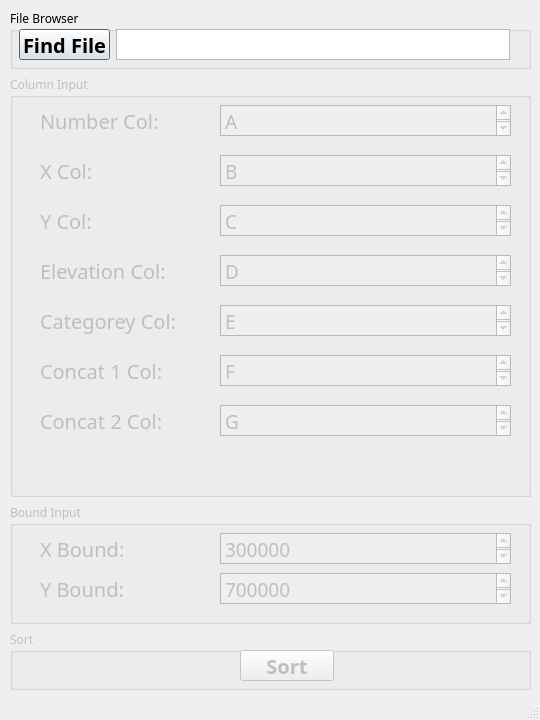
<?xml version="1.0" encoding="UTF-8"?>
<ui version="4.0">
 <class>MainWindow</class>
 <widget class="QMainWindow" name="MainWindow">
  <property name="enabled">
   <bool>true</bool>
  </property>
  <property name="minimumSize">
   <size>
    <width>540</width>
    <height>720</height>
   </size>
  </property>
  <property name="font">
   <font>
    <family>Segoe Print</family>
   </font>
  </property>
  <property name="windowTitle">
   <string>MainWindow</string>
  </property>
  <widget class="QWidget" name="centralwidget">
   <widget class="QWidget" name="verticalLayoutWidget">
    <property name="geometry">
     <rect>
      <x>0</x>
      <y>-1</y>
      <width>541</width>
      <height>701</height>
     </rect>
    </property>
    <layout class="QVBoxLayout" name="verticalLayout" stretch="1,7,2,1">
     <property name="sizeConstraint">
      <enum>QLayout::SetDefaultConstraint</enum>
     </property>
     <property name="leftMargin">
      <number>10</number>
     </property>
     <property name="topMargin">
      <number>10</number>
     </property>
     <property name="rightMargin">
      <number>10</number>
     </property>
     <property name="bottomMargin">
      <number>10</number>
     </property>
     <item>
      <widget class="QGroupBox" name="groupBoxFileBrowser">
       <property name="title">
        <string>File Browser</string>
       </property>
       <widget class="QWidget" name="horizontalLayoutWidget">
        <property name="geometry">
         <rect>
          <x>-1</x>
          <y>10</y>
          <width>511</width>
          <height>51</height>
         </rect>
        </property>
        <layout class="QHBoxLayout" name="horizontalLayoutFileBrowser">
         <property name="leftMargin">
          <number>10</number>
         </property>
         <property name="topMargin">
          <number>10</number>
         </property>
         <property name="rightMargin">
          <number>10</number>
         </property>
         <property name="bottomMargin">
          <number>10</number>
         </property>
         <item>
          <widget class="QPushButton" name="btnFileBrowser">
           <property name="font">
            <font>
             <family>Segoe Print</family>
             <pointsize>15</pointsize>
             <weight>75</weight>
             <italic>false</italic>
             <bold>true</bold>
            </font>
           </property>
           <property name="statusTip">
            <string>Broser for Excel(.xlsx) Files (Ctrl + F)</string>
           </property>
           <property name="text">
            <string>Find File</string>
           </property>
           <property name="default">
            <bool>true</bool>
           </property>
           <property name="flat">
            <bool>false</bool>
           </property>
          </widget>
         </item>
         <item>
          <widget class="QTextEdit" name="textEdit">
           <property name="readOnly">
            <bool>true</bool>
           </property>
           <property name="acceptRichText">
            <bool>true</bool>
           </property>
          </widget>
         </item>
        </layout>
       </widget>
      </widget>
     </item>
     <item>
      <widget class="QGroupBox" name="groupBoxColumnInput">
       <property name="enabled">
        <bool>false</bool>
       </property>
       <property name="title">
        <string>Column Input</string>
       </property>
       <widget class="QTextEdit" name="txtColNum">
        <property name="geometry">
         <rect>
          <x>210</x>
          <y>30</y>
          <width>291</width>
          <height>31</height>
         </rect>
        </property>
        <property name="font">
         <font>
          <family>Segoe Print</family>
          <pointsize>15</pointsize>
         </font>
        </property>
        <property name="statusTip">
         <string>Column Value of Number</string>
        </property>
        <property name="html">
         <string>&lt;!DOCTYPE HTML PUBLIC &quot;-//W3C//DTD HTML 4.0//EN&quot; &quot;http://www.w3.org/TR/REC-html40/strict.dtd&quot;&gt;
&lt;html&gt;&lt;head&gt;&lt;meta name=&quot;qrichtext&quot; content=&quot;1&quot; /&gt;&lt;style type=&quot;text/css&quot;&gt;
p, li { white-space: pre-wrap; }
&lt;/style&gt;&lt;/head&gt;&lt;body style=&quot; font-family:'Segoe Print','Segoe Print'; font-size:15pt; font-weight:400; font-style:normal;&quot;&gt;
&lt;p style=&quot; margin-top:0px; margin-bottom:0px; margin-left:0px; margin-right:0px; -qt-block-indent:0; text-indent:0px;&quot;&gt;&lt;span style=&quot; font-family:'Segoe Print'; font-size:14pt;&quot;&gt;A&lt;/span&gt;&lt;/p&gt;&lt;/body&gt;&lt;/html&gt;</string>
        </property>
       </widget>
       <widget class="QLabel" name="lblColNum">
        <property name="geometry">
         <rect>
          <x>30</x>
          <y>30</y>
          <width>181</width>
          <height>31</height>
         </rect>
        </property>
        <property name="font">
         <font>
          <family>Segoe Print</family>
          <pointsize>15</pointsize>
         </font>
        </property>
        <property name="text">
         <string>Number Col:</string>
        </property>
       </widget>
       <widget class="QTextEdit" name="txtColX">
        <property name="geometry">
         <rect>
          <x>210</x>
          <y>80</y>
          <width>291</width>
          <height>31</height>
         </rect>
        </property>
        <property name="font">
         <font>
          <family>Segoe Print</family>
          <pointsize>15</pointsize>
         </font>
        </property>
        <property name="statusTip">
         <string>Column Value of X</string>
        </property>
        <property name="documentTitle">
         <string/>
        </property>
        <property name="html">
         <string>&lt;!DOCTYPE HTML PUBLIC &quot;-//W3C//DTD HTML 4.0//EN&quot; &quot;http://www.w3.org/TR/REC-html40/strict.dtd&quot;&gt;
&lt;html&gt;&lt;head&gt;&lt;meta name=&quot;qrichtext&quot; content=&quot;1&quot; /&gt;&lt;style type=&quot;text/css&quot;&gt;
p, li { white-space: pre-wrap; }
&lt;/style&gt;&lt;/head&gt;&lt;body style=&quot; font-family:'Segoe Print','Segoe Print'; font-size:15pt; font-weight:400; font-style:normal;&quot;&gt;
&lt;p style=&quot; margin-top:0px; margin-bottom:0px; margin-left:0px; margin-right:0px; -qt-block-indent:0; text-indent:0px;&quot;&gt;&lt;span style=&quot; font-family:'Segoe Print'; font-size:14pt;&quot;&gt;B&lt;/span&gt;&lt;/p&gt;&lt;/body&gt;&lt;/html&gt;</string>
        </property>
       </widget>
       <widget class="QLabel" name="lblColX">
        <property name="geometry">
         <rect>
          <x>30</x>
          <y>80</y>
          <width>181</width>
          <height>31</height>
         </rect>
        </property>
        <property name="font">
         <font>
          <family>Segoe Print</family>
          <pointsize>15</pointsize>
         </font>
        </property>
        <property name="text">
         <string>X Col:</string>
        </property>
       </widget>
       <widget class="QTextEdit" name="txtColY">
        <property name="geometry">
         <rect>
          <x>210</x>
          <y>130</y>
          <width>291</width>
          <height>31</height>
         </rect>
        </property>
        <property name="font">
         <font>
          <family>Segoe Print</family>
          <pointsize>15</pointsize>
         </font>
        </property>
        <property name="statusTip">
         <string>Column Value of Y</string>
        </property>
        <property name="html">
         <string>&lt;!DOCTYPE HTML PUBLIC &quot;-//W3C//DTD HTML 4.0//EN&quot; &quot;http://www.w3.org/TR/REC-html40/strict.dtd&quot;&gt;
&lt;html&gt;&lt;head&gt;&lt;meta name=&quot;qrichtext&quot; content=&quot;1&quot; /&gt;&lt;style type=&quot;text/css&quot;&gt;
p, li { white-space: pre-wrap; }
&lt;/style&gt;&lt;/head&gt;&lt;body style=&quot; font-family:'Segoe Print','Segoe Print'; font-size:15pt; font-weight:400; font-style:normal;&quot;&gt;
&lt;p style=&quot; margin-top:0px; margin-bottom:0px; margin-left:0px; margin-right:0px; -qt-block-indent:0; text-indent:0px;&quot;&gt;&lt;span style=&quot; font-family:'Segoe Print'; font-size:14pt;&quot;&gt;C&lt;/span&gt;&lt;/p&gt;&lt;/body&gt;&lt;/html&gt;</string>
        </property>
       </widget>
       <widget class="QLabel" name="lblColNum_3">
        <property name="geometry">
         <rect>
          <x>30</x>
          <y>130</y>
          <width>181</width>
          <height>31</height>
         </rect>
        </property>
        <property name="font">
         <font>
          <family>Segoe Print</family>
          <pointsize>15</pointsize>
         </font>
        </property>
        <property name="text">
         <string>Y Col:</string>
        </property>
       </widget>
       <widget class="QTextEdit" name="txtColEle">
        <property name="geometry">
         <rect>
          <x>210</x>
          <y>180</y>
          <width>291</width>
          <height>31</height>
         </rect>
        </property>
        <property name="font">
         <font>
          <family>Segoe Print</family>
          <pointsize>15</pointsize>
         </font>
        </property>
        <property name="statusTip">
         <string>Column Value of Elevation</string>
        </property>
        <property name="html">
         <string>&lt;!DOCTYPE HTML PUBLIC &quot;-//W3C//DTD HTML 4.0//EN&quot; &quot;http://www.w3.org/TR/REC-html40/strict.dtd&quot;&gt;
&lt;html&gt;&lt;head&gt;&lt;meta name=&quot;qrichtext&quot; content=&quot;1&quot; /&gt;&lt;style type=&quot;text/css&quot;&gt;
p, li { white-space: pre-wrap; }
&lt;/style&gt;&lt;/head&gt;&lt;body style=&quot; font-family:'Segoe Print','Segoe Print'; font-size:15pt; font-weight:400; font-style:normal;&quot;&gt;
&lt;p style=&quot; margin-top:0px; margin-bottom:0px; margin-left:0px; margin-right:0px; -qt-block-indent:0; text-indent:0px;&quot;&gt;&lt;span style=&quot; font-family:'Segoe Print'; font-size:14pt;&quot;&gt;D&lt;/span&gt;&lt;/p&gt;&lt;/body&gt;&lt;/html&gt;</string>
        </property>
       </widget>
       <widget class="QLabel" name="lblColNum_4">
        <property name="geometry">
         <rect>
          <x>30</x>
          <y>180</y>
          <width>181</width>
          <height>31</height>
         </rect>
        </property>
        <property name="font">
         <font>
          <family>Segoe Print</family>
          <pointsize>15</pointsize>
         </font>
        </property>
        <property name="text">
         <string>Elevation Col:</string>
        </property>
       </widget>
       <widget class="QLabel" name="lblColNum_5">
        <property name="geometry">
         <rect>
          <x>30</x>
          <y>230</y>
          <width>181</width>
          <height>31</height>
         </rect>
        </property>
        <property name="font">
         <font>
          <family>Segoe Print</family>
          <pointsize>15</pointsize>
         </font>
        </property>
        <property name="text">
         <string>Categorey Col:</string>
        </property>
       </widget>
       <widget class="QTextEdit" name="txtColCat">
        <property name="geometry">
         <rect>
          <x>210</x>
          <y>230</y>
          <width>291</width>
          <height>31</height>
         </rect>
        </property>
        <property name="font">
         <font>
          <family>Segoe Print</family>
          <pointsize>15</pointsize>
         </font>
        </property>
        <property name="statusTip">
         <string>Column Value of Categorey(Type)</string>
        </property>
        <property name="html">
         <string>&lt;!DOCTYPE HTML PUBLIC &quot;-//W3C//DTD HTML 4.0//EN&quot; &quot;http://www.w3.org/TR/REC-html40/strict.dtd&quot;&gt;
&lt;html&gt;&lt;head&gt;&lt;meta name=&quot;qrichtext&quot; content=&quot;1&quot; /&gt;&lt;style type=&quot;text/css&quot;&gt;
p, li { white-space: pre-wrap; }
&lt;/style&gt;&lt;/head&gt;&lt;body style=&quot; font-family:'Segoe Print','Segoe Print'; font-size:15pt; font-weight:400; font-style:normal;&quot;&gt;
&lt;p style=&quot; margin-top:0px; margin-bottom:0px; margin-left:0px; margin-right:0px; -qt-block-indent:0; text-indent:0px;&quot;&gt;&lt;span style=&quot; font-family:'Segoe Print'; font-size:14pt;&quot;&gt;E&lt;/span&gt;&lt;/p&gt;&lt;/body&gt;&lt;/html&gt;</string>
        </property>
       </widget>
       <widget class="QLabel" name="lblColNum_6">
        <property name="geometry">
         <rect>
          <x>30</x>
          <y>330</y>
          <width>181</width>
          <height>31</height>
         </rect>
        </property>
        <property name="font">
         <font>
          <family>Segoe Print</family>
          <pointsize>15</pointsize>
         </font>
        </property>
        <property name="text">
         <string>Concat 2 Col:</string>
        </property>
       </widget>
       <widget class="QTextEdit" name="txtColConcat2">
        <property name="geometry">
         <rect>
          <x>210</x>
          <y>330</y>
          <width>291</width>
          <height>31</height>
         </rect>
        </property>
        <property name="font">
         <font>
          <family>Segoe Print</family>
          <pointsize>15</pointsize>
         </font>
        </property>
        <property name="statusTip">
         <string>Column Value of First Concatenation</string>
        </property>
        <property name="html">
         <string>&lt;!DOCTYPE HTML PUBLIC &quot;-//W3C//DTD HTML 4.0//EN&quot; &quot;http://www.w3.org/TR/REC-html40/strict.dtd&quot;&gt;
&lt;html&gt;&lt;head&gt;&lt;meta name=&quot;qrichtext&quot; content=&quot;1&quot; /&gt;&lt;style type=&quot;text/css&quot;&gt;
p, li { white-space: pre-wrap; }
&lt;/style&gt;&lt;/head&gt;&lt;body style=&quot; font-family:'Segoe Print','Segoe Print'; font-size:15pt; font-weight:400; font-style:normal;&quot;&gt;
&lt;p style=&quot; margin-top:0px; margin-bottom:0px; margin-left:0px; margin-right:0px; -qt-block-indent:0; text-indent:0px;&quot;&gt;&lt;span style=&quot; font-size:14pt;&quot;&gt;G&lt;/span&gt;&lt;/p&gt;&lt;/body&gt;&lt;/html&gt;</string>
        </property>
       </widget>
       <widget class="QLabel" name="lblColNum_7">
        <property name="geometry">
         <rect>
          <x>30</x>
          <y>280</y>
          <width>181</width>
          <height>31</height>
         </rect>
        </property>
        <property name="font">
         <font>
          <family>Segoe Print</family>
          <pointsize>15</pointsize>
         </font>
        </property>
        <property name="text">
         <string>Concat 1 Col:</string>
        </property>
       </widget>
       <widget class="QTextEdit" name="txtColConcat1">
        <property name="geometry">
         <rect>
          <x>210</x>
          <y>280</y>
          <width>291</width>
          <height>31</height>
         </rect>
        </property>
        <property name="font">
         <font>
          <family>Segoe Print</family>
          <pointsize>15</pointsize>
         </font>
        </property>
        <property name="statusTip">
         <string>Column Value of First Concatenation</string>
        </property>
        <property name="html">
         <string>&lt;!DOCTYPE HTML PUBLIC &quot;-//W3C//DTD HTML 4.0//EN&quot; &quot;http://www.w3.org/TR/REC-html40/strict.dtd&quot;&gt;
&lt;html&gt;&lt;head&gt;&lt;meta name=&quot;qrichtext&quot; content=&quot;1&quot; /&gt;&lt;style type=&quot;text/css&quot;&gt;
p, li { white-space: pre-wrap; }
&lt;/style&gt;&lt;/head&gt;&lt;body style=&quot; font-family:'Segoe Print','Segoe Print'; font-size:15pt; font-weight:400; font-style:normal;&quot;&gt;
&lt;p style=&quot; margin-top:0px; margin-bottom:0px; margin-left:0px; margin-right:0px; -qt-block-indent:0; text-indent:0px;&quot;&gt;&lt;span style=&quot; font-size:14pt;&quot;&gt;F&lt;/span&gt;&lt;/p&gt;&lt;/body&gt;&lt;/html&gt;</string>
        </property>
       </widget>
      </widget>
     </item>
     <item>
      <widget class="QGroupBox" name="groupBoxBoundInput">
       <property name="enabled">
        <bool>false</bool>
       </property>
       <property name="title">
        <string>Bound Input</string>
       </property>
       <widget class="QTextEdit" name="txtXBound">
        <property name="geometry">
         <rect>
          <x>210</x>
          <y>30</y>
          <width>291</width>
          <height>31</height>
         </rect>
        </property>
        <property name="font">
         <font>
          <family>Segoe Print</family>
          <pointsize>15</pointsize>
         </font>
        </property>
        <property name="statusTip">
         <string>The Bound Value of X</string>
        </property>
        <property name="html">
         <string>&lt;!DOCTYPE HTML PUBLIC &quot;-//W3C//DTD HTML 4.0//EN&quot; &quot;http://www.w3.org/TR/REC-html40/strict.dtd&quot;&gt;
&lt;html&gt;&lt;head&gt;&lt;meta name=&quot;qrichtext&quot; content=&quot;1&quot; /&gt;&lt;style type=&quot;text/css&quot;&gt;
p, li { white-space: pre-wrap; }
&lt;/style&gt;&lt;/head&gt;&lt;body style=&quot; font-family:'Segoe Print','Segoe Print'; font-size:15pt; font-weight:400; font-style:normal;&quot;&gt;
&lt;p style=&quot; margin-top:0px; margin-bottom:0px; margin-left:0px; margin-right:0px; -qt-block-indent:0; text-indent:0px;&quot;&gt;&lt;span style=&quot; font-family:'Segoe Print'; font-size:14pt;&quot;&gt;300000&lt;/span&gt;&lt;/p&gt;&lt;/body&gt;&lt;/html&gt;</string>
        </property>
       </widget>
       <widget class="QLabel" name="lblColNum_8">
        <property name="geometry">
         <rect>
          <x>30</x>
          <y>30</y>
          <width>181</width>
          <height>31</height>
         </rect>
        </property>
        <property name="font">
         <font>
          <family>Segoe Print</family>
          <pointsize>15</pointsize>
         </font>
        </property>
        <property name="text">
         <string>X Bound:</string>
        </property>
       </widget>
       <widget class="QTextEdit" name="txtYBound">
        <property name="geometry">
         <rect>
          <x>210</x>
          <y>70</y>
          <width>291</width>
          <height>31</height>
         </rect>
        </property>
        <property name="font">
         <font>
          <family>Segoe Print</family>
          <pointsize>15</pointsize>
         </font>
        </property>
        <property name="statusTip">
         <string>The Bound Value of Y</string>
        </property>
        <property name="html">
         <string>&lt;!DOCTYPE HTML PUBLIC &quot;-//W3C//DTD HTML 4.0//EN&quot; &quot;http://www.w3.org/TR/REC-html40/strict.dtd&quot;&gt;
&lt;html&gt;&lt;head&gt;&lt;meta name=&quot;qrichtext&quot; content=&quot;1&quot; /&gt;&lt;style type=&quot;text/css&quot;&gt;
p, li { white-space: pre-wrap; }
&lt;/style&gt;&lt;/head&gt;&lt;body style=&quot; font-family:'Segoe Print','Segoe Print'; font-size:15pt; font-weight:400; font-style:normal;&quot;&gt;
&lt;p style=&quot; margin-top:0px; margin-bottom:0px; margin-left:0px; margin-right:0px; -qt-block-indent:0; text-indent:0px;&quot;&gt;&lt;span style=&quot; font-size:14pt;&quot;&gt;700000&lt;/span&gt;&lt;/p&gt;&lt;/body&gt;&lt;/html&gt;</string>
        </property>
       </widget>
       <widget class="QLabel" name="lblColNum_9">
        <property name="geometry">
         <rect>
          <x>30</x>
          <y>70</y>
          <width>181</width>
          <height>31</height>
         </rect>
        </property>
        <property name="font">
         <font>
          <family>Segoe Print</family>
          <pointsize>15</pointsize>
         </font>
        </property>
        <property name="text">
         <string>Y Bound:</string>
        </property>
       </widget>
      </widget>
     </item>
     <item>
      <widget class="QGroupBox" name="groupBoxSort">
       <property name="enabled">
        <bool>false</bool>
       </property>
       <property name="title">
        <string>Sort</string>
       </property>
       <widget class="QPushButton" name="btnSort">
        <property name="geometry">
         <rect>
          <x>230</x>
          <y>20</y>
          <width>94</width>
          <height>31</height>
         </rect>
        </property>
        <property name="font">
         <font>
          <family>Segoe Print</family>
          <pointsize>15</pointsize>
          <weight>75</weight>
          <italic>false</italic>
          <bold>true</bold>
         </font>
        </property>
        <property name="statusTip">
         <string>Start Sorting (Ctrl+Enter)</string>
        </property>
        <property name="text">
         <string>Sort</string>
        </property>
        <property name="shortcut">
         <string>Ctrl+Return</string>
        </property>
        <property name="default">
         <bool>true</bool>
        </property>
       </widget>
      </widget>
     </item>
    </layout>
   </widget>
  </widget>
  <widget class="QStatusBar" name="statusbar"/>
 </widget>
 <resources/>
 <connections/>
</ui>
